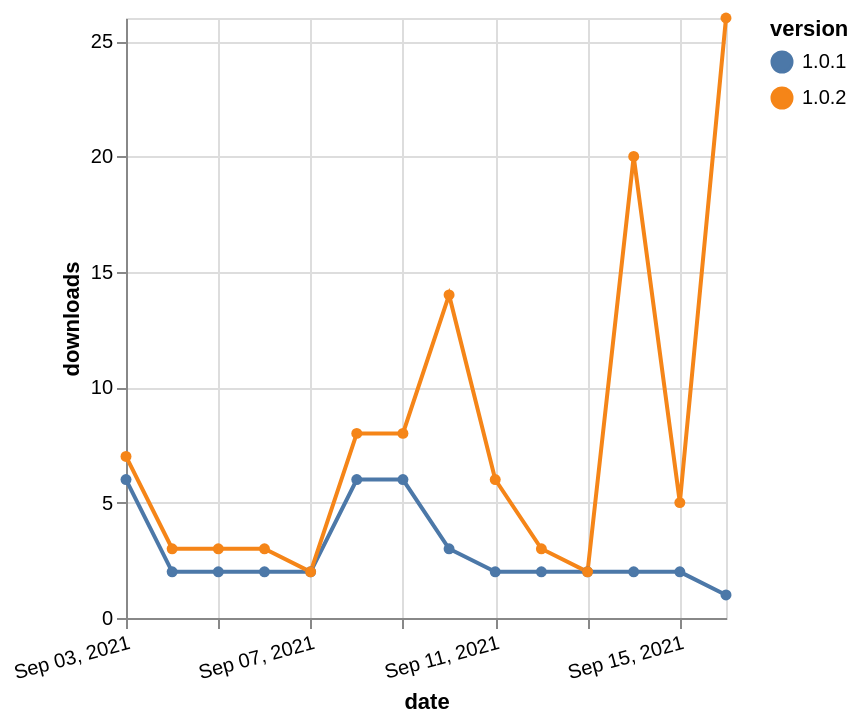

Express this chart as Vega-Lite.
### Vega-Lite specification from a JSON file in a GitHub repository (floating-point values rounded to 4 significant figures)
{"$schema": "https://vega.github.io/schema/vega-lite/v5.json", "description": "A simple bar chart with embedded data.", "data": {"values": [{"date": "2021-09-03", "total": 362, "delta": 6, "version": "1.0.1"}, {"date": "2021-09-04", "total": 364, "delta": 2, "version": "1.0.1"}, {"date": "2021-09-05", "total": 366, "delta": 2, "version": "1.0.1"}, {"date": "2021-09-06", "total": 368, "delta": 2, "version": "1.0.1"}, {"date": "2021-09-07", "total": 370, "delta": 2, "version": "1.0.1"}, {"date": "2021-09-08", "total": 376, "delta": 6, "version": "1.0.1"}, {"date": "2021-09-09", "total": 382, "delta": 6, "version": "1.0.1"}, {"date": "2021-09-10", "total": 385, "delta": 3, "version": "1.0.1"}, {"date": "2021-09-11", "total": 387, "delta": 2, "version": "1.0.1"}, {"date": "2021-09-12", "total": 389, "delta": 2, "version": "1.0.1"}, {"date": "2021-09-13", "total": 391, "delta": 2, "version": "1.0.1"}, {"date": "2021-09-14", "total": 393, "delta": 2, "version": "1.0.1"}, {"date": "2021-09-15", "total": 395, "delta": 2, "version": "1.0.1"}, {"date": "2021-09-16", "total": 396, "delta": 1, "version": "1.0.1"}, {"date": "2021-09-03", "total": 129, "delta": 7, "version": "1.0.2"}, {"date": "2021-09-04", "total": 132, "delta": 3, "version": "1.0.2"}, {"date": "2021-09-05", "total": 135, "delta": 3, "version": "1.0.2"}, {"date": "2021-09-06", "total": 138, "delta": 3, "version": "1.0.2"}, {"date": "2021-09-07", "total": 140, "delta": 2, "version": "1.0.2"}, {"date": "2021-09-08", "total": 148, "delta": 8, "version": "1.0.2"}, {"date": "2021-09-09", "total": 156, "delta": 8, "version": "1.0.2"}, {"date": "2021-09-10", "total": 170, "delta": 14, "version": "1.0.2"}, {"date": "2021-09-11", "total": 176, "delta": 6, "version": "1.0.2"}, {"date": "2021-09-12", "total": 179, "delta": 3, "version": "1.0.2"}, {"date": "2021-09-13", "total": 181, "delta": 2, "version": "1.0.2"}, {"date": "2021-09-14", "total": 201, "delta": 20, "version": "1.0.2"}, {"date": "2021-09-15", "total": 206, "delta": 5, "version": "1.0.2"}, {"date": "2021-09-16", "total": 232, "delta": 26, "version": "1.0.2"}]}, "width": "container", "mark": {"type": "line", "point": {"filled": true}}, "encoding": {"x": {"field": "date", "type": "temporal", "timeUnit": "yearmonthdate", "title": "date", "axis": {"labelAngle": -15}}, "y": {"field": "delta", "type": "quantitative", "title": "downloads"}, "color": {"field": "version", "type": "nominal"}, "tooltip": {"field": "delta"}}}
